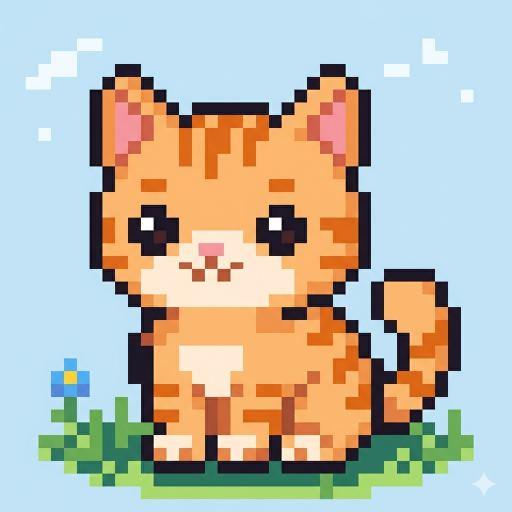
#> input picture petgame_soc_pipeline_opt/tools/cat.png, 1024 x 1024 px (shown at 1/2 size)
$ python png_to_oled_1024.py --input cat.png --output out.png
#> lines starting #> are read from the running program, lines starting #| are printed output that depends on the picture
#!/usr/bin/env python3
# -*- coding: utf-8 -*-
"""
Convert one PNG image to 32x32 (1024 pixels) monochrome data for SSD1306.

Default output is a flat 1024-pixel text file (0/1, one per line, row-major).
Optional verilog output format:
    rom[idx] = 16'hffff / 16'h0000
"""

import argparse
import sys

try:
    from PIL import Image
except Exception:
    print("ERROR: Pillow not installed. Run: pip install pillow")
    sys.exit(1)


def load_and_prepare(path: str, width: int, height: int, resize: bool):
#> called with path = 'cat.png', width = 32, height = 32, resize = False
    img = Image.open(path).convert("L")
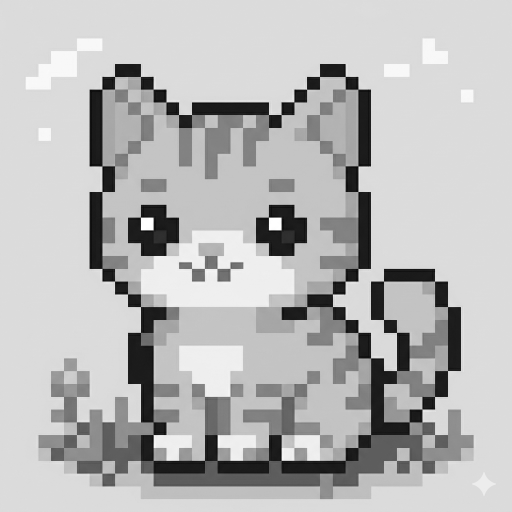
#> img: PIL image 1024x1024 L (shown at 1/2 size); min 2, max 255, mean 184.2
    if img.size != (width, height):
        if resize:
            img = img.resize((width, height), Image.NEAREST)
        else:
#> (the run stopped early here; a loop or call above may not have finished)

$ run again, on petgame_soc_pipeline_opt/tools/duck.png
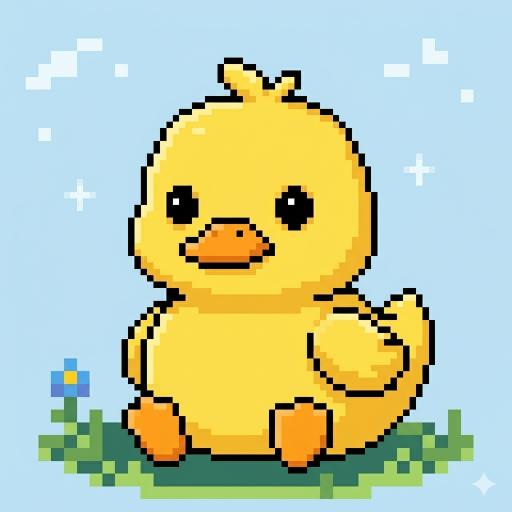
#> input picture petgame_soc_pipeline_opt/tools/duck.png, 1024 x 1024 px (shown at 1/2 size)
#> in load_and_prepare, `img = Image.open(path).convert("L")`:
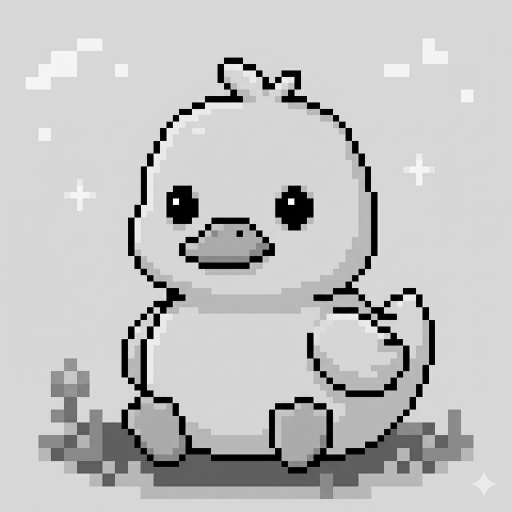
#> img: PIL image 1024x1024 L (shown at 1/2 size); min 0, max 255, mean 193.1
